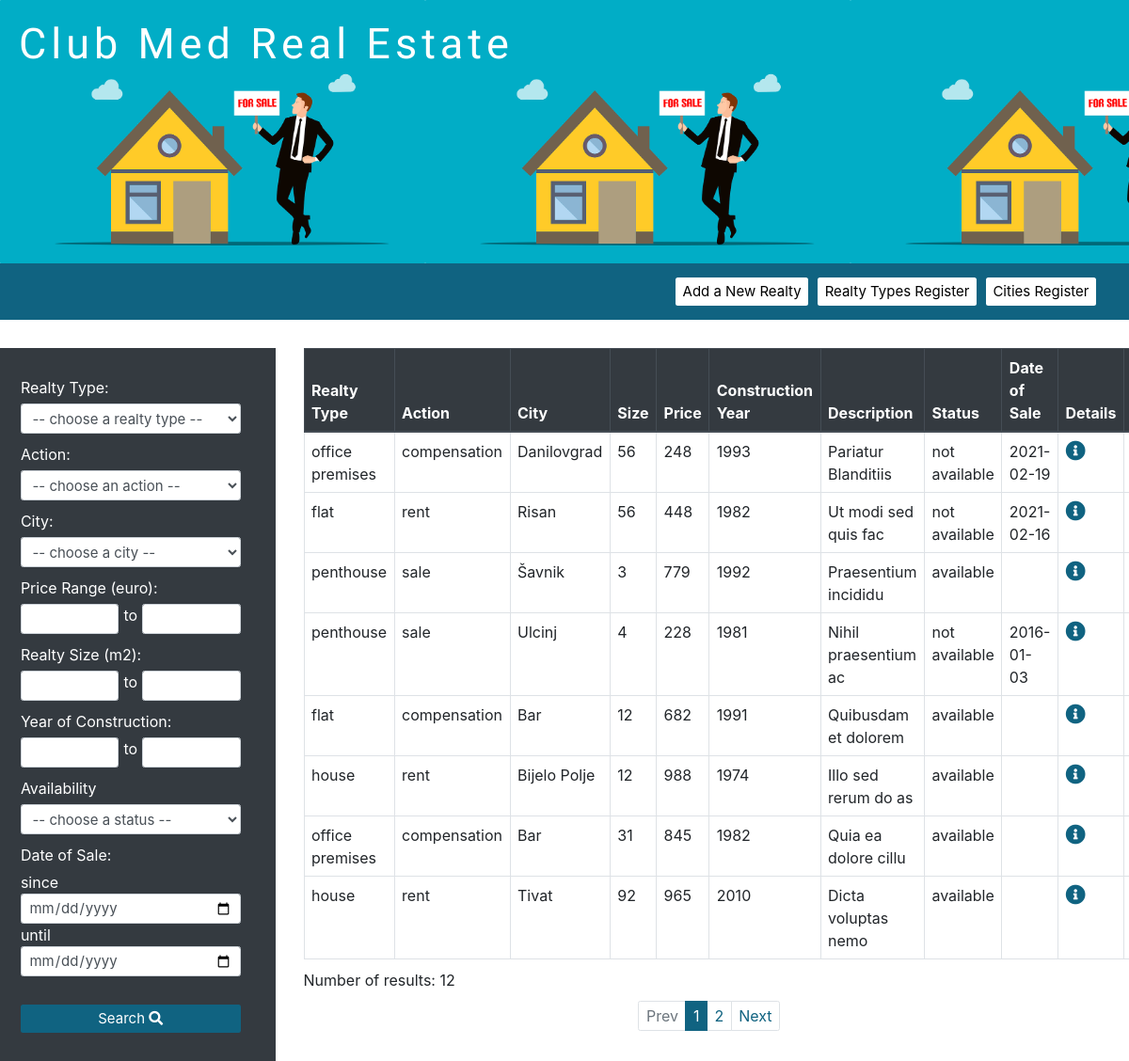
The page / on the database its author committed.
### tables this page shows
CREATE TABLE `realties` (
  `id` int(11) NOT NULL,
  `ad_type_id` int(11) NOT NULL,
  `city_id` int(11) NOT NULL,
  `realty_type_id` int(11) NOT NULL,
  `size` int(11) NOT NULL,
  `price` decimal(10,0) NOT NULL,
  `year_of_construction` year(4) NOT NULL,
  `description` text NOT NULL,
  `status` int(1) NOT NULL,
  `date_of_sale` date DEFAULT NULL
);

CREATE TABLE `realty_type` (
  `id` int(11) NOT NULL,
  `name` varchar(255) NOT NULL
);

CREATE TABLE `ad_type` (
  `id` int(11) NOT NULL,
  `name` varchar(255) NOT NULL
);

CREATE TABLE `cities` (
  `id` int(11) NOT NULL,
  `name` varchar(255) NOT NULL
);

CREATE TABLE `status` (
  `id` int(11) NOT NULL,
  `name` varchar(255) NOT NULL
);

### filters.php (called while the page is built, shortened)
<?php
    if (isset($_GET['realty_type']) && $_GET['realty_type'] != "") {
        $realty_type_id = $_GET['realty_type'];
        $search_arr[] = "realty_type_id = $realty_type_id";
    } else {
        $realty_type_id = "";
    }
    if (isset($_GET['ad_type']) && $_GET['ad_type'] != "") {
        $ad_type_id = $_GET['ad_type'];
        $search_arr[] = "ad_type_id = $ad_type_id";
    } else {
        $ad_type_id = "";
    }
    if (isset($_GET['city']) && $_GET['city'] != "") {
        $city_id = $_GET['city'];
        $search_arr[] = "city_id = $city_id";
    } else {
        $city_id = "";
    }
    if (isset($_GET['min_price']) && $_GET['min_price'] != "") {
        $min_price = $_GET['min_price'];
        $search_arr[] = "price >= $min_price";
    } else {
        $min_price = "";
    }
    if (isset($_GET['max_price']) && $_GET['max_price'] != "") {
        $max_price = $_GET['max_price'];
        $search_arr[] = "price <= $max_price";
    } else {
        $max_price = "";
    }
    if (isset($_GET['min_size']) && $_GET['min_size'] != "") {
        $min_size = $_GET['min_size'];
        $search_arr[] = "size >= $min_size";
    } else {
        $min_size = "";
    }
    if (isset($_GET['max_size']) && $_GET['max_size'] != "") {
        $max_size = $_GET['max_size'];
        $search_arr[] = "size <= $max_size";
    } else {
        $max_size = "";
    }
    if (isset($_GET['year_min']) && $_GET['year_min'] != "") {
        $year_min = $_GET['year_min'];
        $search_arr[] = "year_of_construction >= $year_min";
    } else {
        $year_min = "";
    }
    if (isset($_GET['year_max']) && $_GET['year_max'] != "") {
        $year_max = $_GET['year_max'];
        $search_arr[] = "year_of_construction <= $year_max";
    } else {
        $year_max = "";
    }
    if (isset($_GET['status']) && $_GET['status'] != "") {
        $status = $_GET['status'];
        $search_arr[] = "status = $status";
    } else {
        $status = "";
    }
    if (isset($_GET['date_of_sale_min']) && $_GET['date_of_sale_min'] != "") {
        $date_of_sale_min = $_GET['date_of_sale_min'];
        $search_arr[] = "date_of_sale >= '$date_of_sale_min'";
    } else {
        $date_of_sale_min = "";
    }
    if (isset($_GET['date_of_sale_max']) && $_GET['date_of_sale_max'] != "") {
        $date_of_sale_max = $_GET['date_of_sale_max'];
        $search_arr[] = "date_of_sale <= '$date_of_sale_max'";
    } else {
        $date_of_sale_max = "";
    }
    $where_str = implode(" AND ", $search_arr);
?>

### functions.php (called while the page is built, shortened)
<?php
    require 'db.php';
    function selectMenu($table, $id = null) {
        global $db;
        $res = mysqli_query($db, "SELECT * FROM $table ORDER BY name");
    }
?>

### index.php (the view, shortened to what this page needs)
<?php
include 'db.php';
include 'functions.php';
$search_arr = ["realties.ad_type_id = ad_type.id", "realties.realty_type_id = realty_type.id"];
include 'filters.php';
(isset($_GET['pageno'])) ? $pageno = $_GET['pageno'] : $pageno = 1;
$num_of_realties_per_page = 8;
$offset = ($pageno - 1) * $num_of_realties_per_page;
$total_records = "SELECT COUNT(*)
                        FROM realties
                        JOIN cities on realties.city_id = cities.id
                        JOIN ad_type on ad_type.id = realties.ad_type_id
                        JOIN realty_type on realties.realty_type_id = realty_type.id
                        JOIN status on realties.status = status.id
                        WHERE $where_str
                        ";
$total_rows = mysqli_fetch_array(mysqli_query($db, $total_records))[0];
$total_pages = ceil($total_rows / $num_of_realties_per_page);
$query = "SELECT realties.*,
            cities.name as city,
            ad_type.name as ad_type,
            realty_type.name as realty_type,
            status.name as status
            FROM realties
            JOIN cities on realties.city_id = cities.id
            JOIN ad_type on ad_type.id = realties.ad_type_id
            JOIN realty_type on realties.realty_type_id = realty_type.id
            JOIN status on realties.status = status.id
            WHERE $where_str
            LIMIT $offset, $num_of_realties_per_page
            ";
$res = mysqli_query($db, $query);
?>
<!DOCTYPE html>
<html lang="en">
<head>
    <link rel="stylesheet" href="https://stackpath.bootstrapcdn.com/bootstrap/4.5.2/css/bootstrap.min.css">
    <link rel="stylesheet" href="https://pro.fontawesome.com/releases/v5.10.0/css/all.css" />
    <link rel="stylesheet" href="css/styles.css">
</head>
<body>
    <div class="container-fluid p-0">
        <div id="header-div">
            <h1 class="main-title">Club Med Real Estate</h1>
        </div>
        <div class='blue-div d-flex align-items-center justify-content-end px-5'>
            <div class="btn-group">
                <div class="link-div text-left px-2"><a class="btn btn-custom" href="new_realty.php">Add a New Realty</a></div>
                <div class="link-div text-left px-2"><a class="btn btn-custom" href="realty_types.php">Realty Types Register</a></div>
                <div class="link-div text-left px-2"><a class="btn btn-custom" href="cities.php">Cities Register</a></div>
            </div>
        </div>
        <div class="row mt-5">
            <div class="col-3" id="search-bar">
                <form action="./index.php" method="GET" id="search_form">
                    <div class="form-group">
                        <label for="realty_type">Realty Type:</label>
                        <select name="realty_type" class="form-control" id="realty_type_id">
                            <option value="">-- choose a realty type --</option>
                        </select>
                    </div>
                    <div class="form-group">
                        <label for="ad_type">Action:</label>
                        <select name="ad_type" class="form-control" id="ad_type_id">
                            <option value="">-- choose an action --</option>
                        </select>
                    </div>
                    <div class="form-group">
                        <label for="city">City:</label>
                        <select name="city" class="form-control" id="city_id">
                            <option value="">-- choose a city --</option>
                        </select>
                    </div>
                    <div class="form-group">
                        <label for="min-price">Price Range (euro):</label>
                        <div class="form-row">
                            <div class="col">
                                <input type="number" name="min_price" class="form-control" id="min_price_id" value=<?= $min_price ?>>
                            </div>
                            to
                            <div class="col">
                                <input type="number" name="max_price" class="form-control" id="max_price_id" value=<?= $max_price ?>>
                            </div>
                        </div>
                    </div>
                    <div class="form-group">
                        <label for="min_size">Realty Size (m2):</label>
                        <div class="form-row">
                            <div class="col">
                                <input type="number" name="min_size" class="form-control" id="min_size_id" value=<?= $min_size ?>>
                            </div>
                            to
                            <div class="col">
                                <input type="number" name="max_size" class="form-control" id="max_size_id" value=<?= $max_size ?>>
                            </div>
                        </div>
                    </div>
                    <div class="form-group">
                        <label for="construction_year_min">Year of Construction:</label>
                        <div class="form-row">
                            <div class="col">
                                <input type="number" name="year_min" class="form-control" id="year_min_id" value=<?= $year_min ?>>
                            </div> to
                            <div class="col">
                                <input type="number" name="year_max" class="form-control" id="year_max_id" value=<?= $year_max ?>>
                            </div>
                        </div>
                    </div>
                    <div class="form-group">
                        <label for="status">Availability</label>
                        <select name="status" class="form-control" id="status_id">
                            <option value="">-- choose a status --</option>
                            <?php
                            selectMenu("status", $status);
                            ?>
                        </select>
                    </div>
                    <div class="form-group">
                        <label for="date_of_sale">Date of Sale:</label>
                        <div class="form-row">
                            <div class="col-12">since</div>
                            <div class="col">
                                <input type="date" name="date_of_sale_min" placeholder="from" class="form-control" value=<?= $date_of_sale_min ?> id="date_min">
                            </div>
                            <div class="col-12">until</div>
                            <div class="col">
                                <input type="date" name="date_of_sale_max" placeholder="to" class="form-control" value=<?= $date_of_sale_max ?> id="date_max">
                            </div>
                        </div>
                    </div>
                    <button id="search_btn" class="btn btn-block btn-primary my-5">Search <i class="fas fa-search"></i></button>
                </form>
            </div>
            <div class="col-9 px-0">
                <div class="table-responsive px-5">
                    <table class="table table-bordered table-hover">
                        <thead class="thead-dark">
                            <tr>
                                <th>Realty Type</th>
                                <th>Action</th>
                                <th>City</th>
                                <th>Size</th>
                                <th>Price</th>
                                <th>Construction Year</th>
                                <th>Description</th>
                                <th>Status</th>
                                <th>Date of Sale</th>
                                <th>Details</th>
                                <th>Edit</th>
                            </tr>
                        </thead>
                        <tbody>
                            <?php
                            while ($row = mysqli_fetch_assoc($res)) {
                                $id = $row['id'];
                                $show_realty = "<a href=\"realty.php?id=$id\"><i class='fas fa-info-circle fa-lg'></i></a>";
                                $edit_realty = "<a href=\"edit_realty.php?id=$id\"><i class='fas fa-edit fa-lg'></i></a>";
                                echo "<tr>";
                                echo "<td>" . $row["realty_type"] . "</td>";
                                echo "<td>" . $row["ad_type"] . "</td>";
                                echo "<td>" . $row["city"] . "</td>";
                                echo "<td>" . $row["size"] . "</td>";
                                echo "<td>" . $row["price"] . "</td>";
                                echo "<td>" . $row["year_of_construction"] . "</td>";
                                echo "<td>" . $row["description"] . "</td>";
                                echo "<td>" . $row["status"] . "</td>";
                                echo "<td>" . $row["date_of_sale"] . "</td>";
                                echo "<td>$show_realty</td>";
                                echo "<td>$edit_realty</td>";
                                echo "</tr>";
                            }
                            ?>
                        </tbody>
                    </table>
                </div>
                <?php
                echo "<p class='px-5'>Number of results: " . $total_rows . "</p>";
                ?>
                <ul class="pagination justify-content-center">
                    <li class="page-item <?php if ($pageno <= 1) {
                                                echo 'disabled';
                                            } ?>">
                        <a href="<?php if ($pageno <= 1) {
                                        echo "#";
                                    } ?>" class="page-link">Prev</a>
                    </li>
                    <?php
                    $i = 0;
                    while ($i < $total_pages) {
                        $i++;
                        ($pageno == strval($i)) ? $active = "active" : $active = "";
                        echo "<li class=\"page-item $active\" ><a class=\"page-link\" href=\"?pageno=$i&realty_type=$realty_type_id&ad_type=$ad_type_id&city=$city_id&min_price=$min_price&max_price=$max_price&min_size=$min_size&max_size=$max_size&year_min=$year_min&year_max=$year_max&status=$status&date_of_sale_min=$date_of_sale_min&date_of_sale_max=$date_of_sale_max\">$i</a></li>";
                    }
                    ?>
                    <li class="page-item <?php if ($pageno >= $total_pages) {
                                                echo 'disabled';
                                            } ?>">
                        <a href="<?php if ($pageno >= $total_pages) {
                                        echo "#";
                                    } else {
                                        echo "?pageno=" . ($pageno + 1) . "&realty_type=$realty_type_id&ad_type=$ad_type_id&city=$city_id&min_price=$min_price&max_price=$max_price&min_size=$min_size&max_size=$max_size&year_min=$year_min&year_max=$year_max&status=$status&date_of_sale_min=$date_of_sale_min&date_of_sale_max=$date_of_sale_max";
                                    } ?>" class="page-link">Next</a>
                    </li>
                </ul>
            </div>
        </div>
    </div>
</body>
</html>

### css/styles.css (style rules this page uses)
* { margin: 0; padding: 0; }
html { height: 100%; font-size: 10px; }
body { font-size: 1.6rem; }
#header-div { height: 35vh; background-image: url("../img.png"); background-size: contain; padding: 2rem; }
#search-bar { padding: 3rem 3% 0; background-color: #343a40; color: white; }
.form-control { font-size: 1.5rem; }
.btn { font-size: 1.5rem; background-color: #106381; border: #106381; }
.btn.btn-custom { background-color: white; color: black; }
.link-div { display: inline-block; }
.main-title { font-size: 4.5rem; color: white; font-family: 'Amatic SC'; font-weight: 400; letter-spacing: 5px; }
.blue-div { background-color: #106381; color: white; height: 6rem }
.page-item.active .page-link { background-color: #106381; border-color: #106381; }
.fas.fa-info-circle, .fas.fa-edit, .fa.fa-times, .page-link { color: #106381; }

### rows shown on the page
realties: realty_type.name "office premises", ad_type.name "compensation", city.name "Danilovgrad", size "56", price "248", year_of_construction "1993", description "Pariatur Blanditiis", status.name "not available", date_of_sale "2021-02-19"
realties: realty_type.name "flat", ad_type.name "rent", city.name "Risan", size "56", price "448", year_of_construction "1982", description "Ut modi sed quis fac", status.name "not available", date_of_sale "2021-02-16"
realties: realty_type.name "penthouse", ad_type.name "sale", city.name "Šavnik", size "3", price "779", year_of_construction "1992", description "Praesentium incididu", status.name "available"
realties: realty_type.name "penthouse", ad_type.name "sale", city.name "Ulcinj", size "4", price "228", year_of_construction "1981", description "Nihil praesentium ac", status.name "not available", date_of_sale "2016-01-03"
realties: realty_type.name "flat", ad_type.name "compensation", city.name "Bar", size "12", price "682", year_of_construction "1991", description "Quibusdam et dolorem", status.name "available"
realties: realty_type.name "house", ad_type.name "rent", city.name "Bijelo Polje", size "12", price "988", year_of_construction "1974", description "Illo sed rerum do as", status.name "available"
realties: realty_type.name "office premises", ad_type.name "compensation", city.name "Bar", size "31", price "845", year_of_construction "1982", description "Quia ea dolore cillu", status.name "available"
realties: realty_type.name "house", ad_type.name "rent", city.name "Tivat", size "92", price "965", year_of_construction "2010", description "Dicta voluptas nemo", status.name "available"

### other values the page prints
$total_rows "12"
